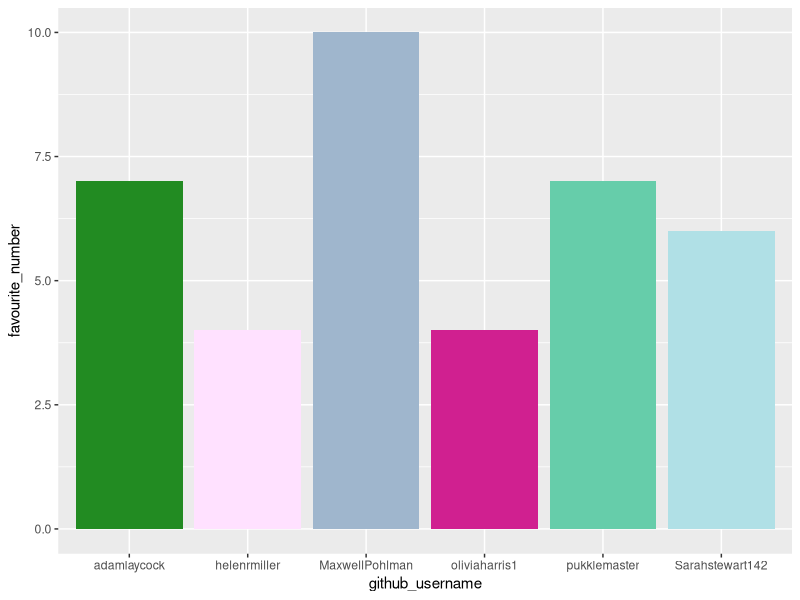
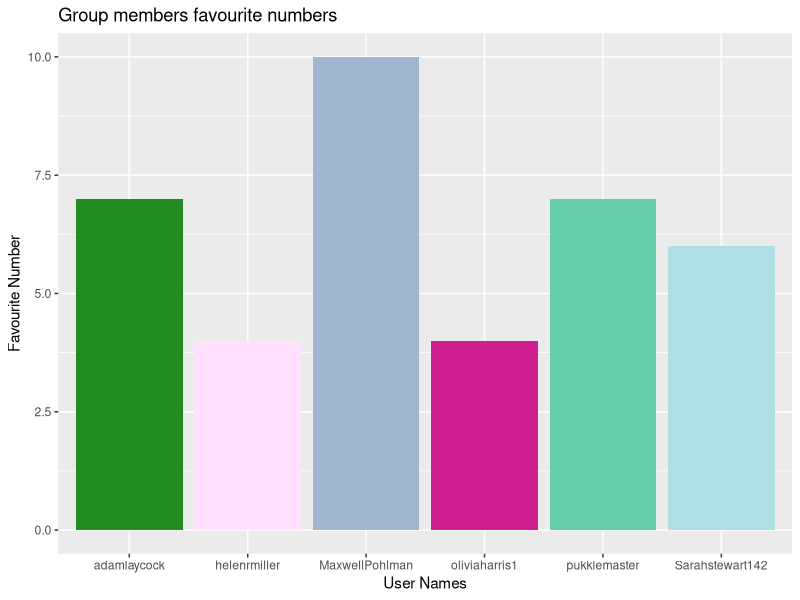
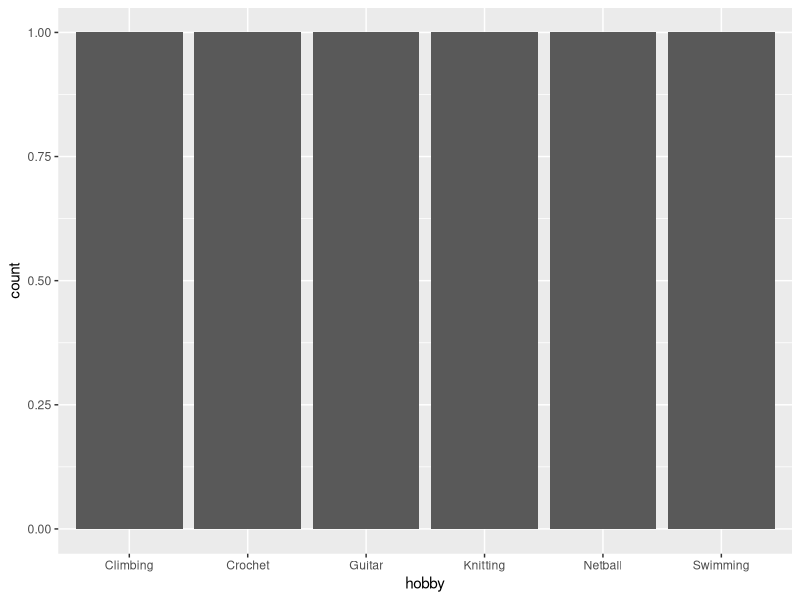

Write the R code that produced these figures, in order.
## ---- chunk 1
library(tidyverse) 
## ---- chunk 2
team_data <- tibble(
  name = c("Andrew", "Adam", "Helen", 
           "Max", "Sarah", "Liv"),
  github_username = c("pukklemaster", "helenrmiller", "adamlaycock", 
                      "MaxwellPohlman", "Sarahstewart142", "oliviaharris1"), 
  colour = c("mediumaquamarine", "thistle1", "forestgreen", 
             "slategray3", "powderblue", "violetred"),
  hobby = c("Knitting", "Crochet", "Guitar", 
            "Climbing", "Swimming", "Netball"),
  favourite_number = c(7, 4, 7, 10, 6, 4)
  )

team_data
## ---- chunk 3
p1 <- ggplot(data = team_data, 
             mapping = aes(x = github_username, 
                           y = favourite_number,
                           fill = colour), 
             ) +
   geom_col() +
   scale_fill_identity()
p1
## ---- chunk 4
p1 + labs(x = "User Names", 
          y = "Favourite Number",
          title = "Group members favourite numbers")
## ---- chunk 5
p2 <- ggplot(team_data, aes(x = hobby)) +
  geom_bar()
p2
